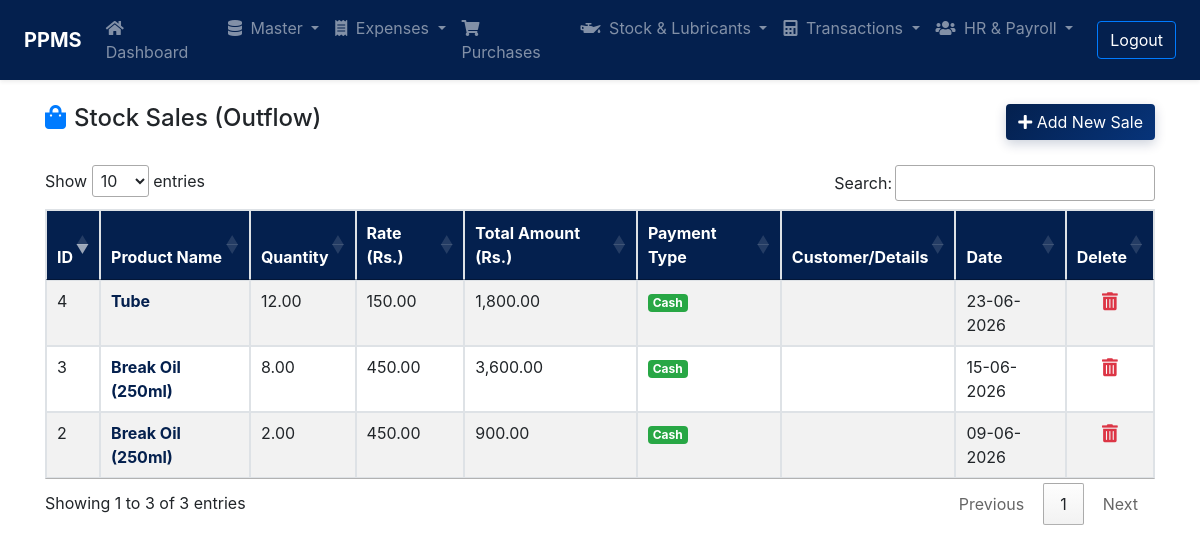
The app's page /lubricants/sales-list.php (signed in) with its own data.
### tables this page shows
CREATE TABLE `tbl_lubricant_sales` (
  `id` int(11) NOT NULL,
  `product_id` int(11) NOT NULL,
  `quantity` decimal(12,2) NOT NULL DEFAULT 0.00,
  `rate` decimal(10,2) NOT NULL DEFAULT 0.00,
  `amount` decimal(12,2) NOT NULL DEFAULT 0.00,
  `payment_type` enum('Cash','Credit') NOT NULL DEFAULT 'Cash',
  `details` varchar(256) DEFAULT NULL,
  `date` date NOT NULL,
  `created_at` datetime NOT NULL DEFAULT current_timestamp(),
  `updated_at` datetime NOT NULL DEFAULT current_timestamp() ON UPDATE current_timestamp(),
  `deleted_at` datetime DEFAULT NULL
);

CREATE TABLE `tbl_lubricant_products` (
  `id` int(11) NOT NULL,
  `name` varchar(256) NOT NULL,
  `price` decimal(10,2) NOT NULL DEFAULT 0.00,
  `category` varchar(64) NOT NULL DEFAULT 'Stock Item',
  `shelf_quantity` decimal(12,2) NOT NULL DEFAULT 0.00,
  `created_at` datetime NOT NULL DEFAULT current_timestamp(),
  `updated_at` datetime NOT NULL DEFAULT current_timestamp() ON UPDATE current_timestamp(),
  `deleted_at` datetime DEFAULT NULL
);

### include/permissions.php (called while the page is built, shortened)
<?php
require_once __DIR__ . '/config.php';
function has_permission($module_slug, $action) {
    global $connection;
    $user_id = intval($_SESSION['loggedInUser']);
    $user_res = mysqli_query($connection, "SELECT type, role_id FROM tbl_accounts WHERE id = '$user_id' LIMIT 1");
    if (!$user_res || !($user = mysqli_fetch_assoc($user_res))) {
        return false;
    }
    if (strtolower(trim($user['type'] ?? '')) === 'admin') {
        return true;
    }
    return false;
}
?>

### lubricants/sales-list.php (the view, shortened to what this page needs)
<?php
require '../include/config.php';
require '../include/permissions.php';
$canAdd    = has_permission('items', 'add');
$canEdit   = has_permission('items', 'edit');
$canDelete = has_permission('items', 'delete');
?>
<!DOCTYPE html>
<html lang="en">
  <head>
		<link rel="stylesheet" href="https://stackpath.bootstrapcdn.com/bootstrap/4.3.1/css/bootstrap.min.css">
		<link rel="stylesheet" href="https://cdnjs.cloudflare.com/ajax/libs/font-awesome/5.11.2/css/all.min.css" />
		<link rel="stylesheet" href="https://cdn.datatables.net/1.10.20/css/jquery.dataTables.min.css" />
		<link rel="stylesheet" href="../include/style.css?v=1.0.1" />
	</head>
	<body>
        <?php include('../include/navbar.php');?>
		<main class="main">
			<div class="container pt-4 pb-4">
				<div class="row mb-4 align-items-center">
					<div class="col-md-6">
						<h4><i class="fas fa-shopping-bag mr-2 text-primary"></i>Stock Sales (Outflow)</h4>
					</div>
					<div class="col-md-6 text-right">
                        <?php if ($canAdd): ?>
						<a href="add-sale.php" class="btn btn-primary"><i class="fas fa-plus"></i> Add New Sale</a>
                        <?php endif; ?>
					</div>
				</div>
				<table id="salesTable" class="table table-striped table-bordered">
					<thead>
						<tr>
							<th>ID</th>
							<th>Product Name</th>
							<th>Quantity</th>
							<th>Rate (Rs.)</th>
							<th>Total Amount (Rs.)</th>
							<th>Payment Type</th>
							<th>Customer/Details</th>
							<th>Date</th>
                            <?php if ($canDelete): ?>
							<th style="text-align: center;">Delete</th>
                            <?php endif; ?>
						</tr>
					</thead>
					<tbody>
						<?php
						$sql = "SELECT sal.*, p.name as product_name
                                FROM tbl_lubricant_sales sal
                                LEFT JOIN tbl_lubricant_products p ON sal.product_id = p.id
                                WHERE (sal.deleted_at IS NULL OR sal.deleted_at = '0000-00-00 00:00:00')
                                ORDER BY sal.id DESC";
						$result = mysqli_query($connection, $sql);
						if($result && mysqli_num_rows($result) > 0){
							while($row = mysqli_fetch_assoc($result)){
                                $paymentBadge = ($row['payment_type'] == 'Cash') ? 'badge-success' : 'badge-warning';
                                $productNameDisplay = $canEdit
                                    ? '<a href="edit-sale.php?id='.$row['id'].'" class="font-weight-bold" style="color: var(--primary-color);">'.htmlspecialchars($row['product_name'] ?? 'N/A').'</a>'
                                    : '<strong>'.htmlspecialchars($row['product_name'] ?? 'N/A').'</strong>';
								echo'
									<tr>
										<td>'.$row['id'].'</td>
										<td>'.$productNameDisplay.'</td>
										<td>'.number_format($row['quantity'], 2).'</td>
										<td>'.number_format($row['rate'], 2).'</td>
										<td>'.number_format($row['amount'], 2).'</td>
										<td><span class="badge '.$paymentBadge.'">'.htmlspecialchars($row['payment_type']).'</span></td>
										<td>'.htmlspecialchars($row['details'] ?? '—').'</td>
										<td>'.date("d-m-Y", strtotime($row['date'])).'</td>';
                                if ($canDelete) {
                                    echo '<td class="text-center"><a class="btn btn-large btn-link p-0 text-danger" onclick="deleteSale('.$row['id'].')"><i class="fas fa-trash-alt" style="font-size: 18px;"></i></a></td>';
                                }
								echo '</tr>';
							}
						}
						?>
					</tbody>
				</table>
			</div>
		</main>
    </body>
</html>

### include/style.css (style rules this page uses)
:root { --primary-color: #04204e; --primary-hover: #07347a; --primary-light: #e6f0fa; --primary-gradient: linear-gradient(135deg, var(--primary-color) 0%, #07347a 100%); --gradient-header: linear-gradient(135deg, var(--primary-color) 0%, #094096 100%); }
.btn-primary { background-color: #04204e !important; background: var(--primary-gradient) !important; border: none !important; color: #fff !important; box-shadow: 0 4px 12px rgba(4, 32, 78, 0.2); transition: all 0.2s; }
table thead th, .table thead th { background-color: #04204e !important; color: #fff !important; }

### lubricants/sales-list.php (style rules this page uses)
.btn-primary { background-color: #04204e !important; background: var(--primary-gradient) !important; border: none !important; color: #fff !important; }
#salesTable thead th { background-color: #04204e !important; background: var(--primary-color) !important; color: #fff !important; }

### records on screen
tbl_lubricant_sales: id "4", tbl_lubricant_products.name "Tube", quantity "12.00", rate "150.00", amount "1,800.00", payment_type "Cash", date "23-06-2026"
tbl_lubricant_sales: id "3", tbl_lubricant_products.name "Break Oil (250ml)", quantity "8.00", rate "450.00", amount "3,600.00", payment_type "Cash", date "15-06-2026"
tbl_lubricant_sales: id "2", tbl_lubricant_products.name "Break Oil (250ml)", quantity "2.00", rate "450.00", amount "900.00", payment_type "Cash", date "09-06-2026"
